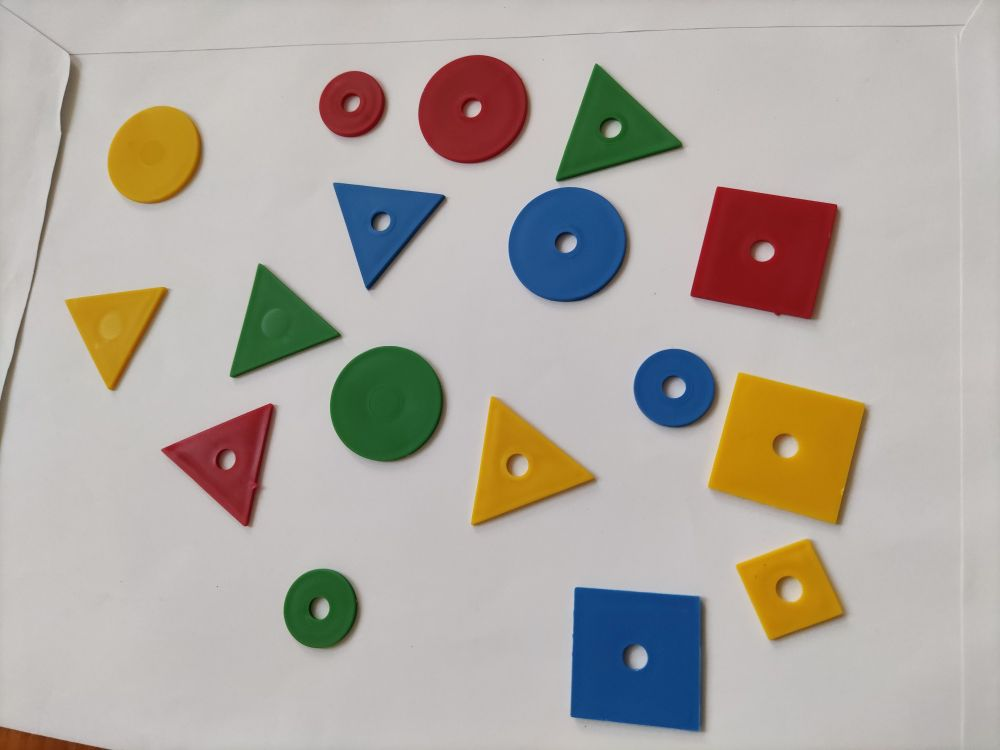
#> input picture fe3/digkep/KepfeldPeldatar2026osz/shapes/shapes_12.jpg, 1000 x 750 px
$ python 04_06_d_threshold_trackbar.py
#> lines starting #> are read from the running program, lines starting #| are printed output that depends on the picture; after the words box and inside, x2 and y2 are one past the last pixel; in counts of white or black regions, pixels touching at a corner belong together

import cv2
import numpy as np


def on_threshold_trackbar(pos):
    global im_thresh

    print('Global threshold at intensity value {}.'.format(pos))
    threshold, im_thresh = cv2.threshold(im_src, pos, 255, cv2.THRESH_BINARY_INV)
    cv2.imshow('Result', im_thresh)


im_src = cv2.imread('shapes/shapes_12.jpg', cv2.IMREAD_GRAYSCALE)
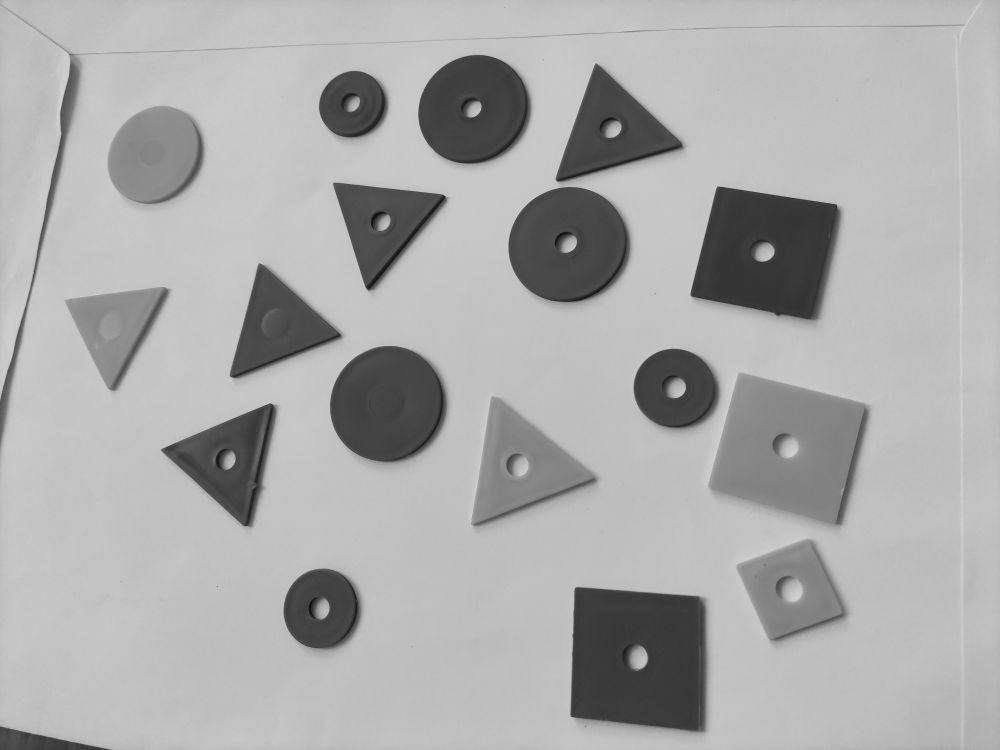
#> im_src: shape (750, 1000); min 11, max 218, mean 171.1
cv2.imshow('Source', im_src)

otsuThreshold, im_thresh = cv2.threshold(im_src, -1, 255, cv2.THRESH_BINARY + cv2.THRESH_OTSU)
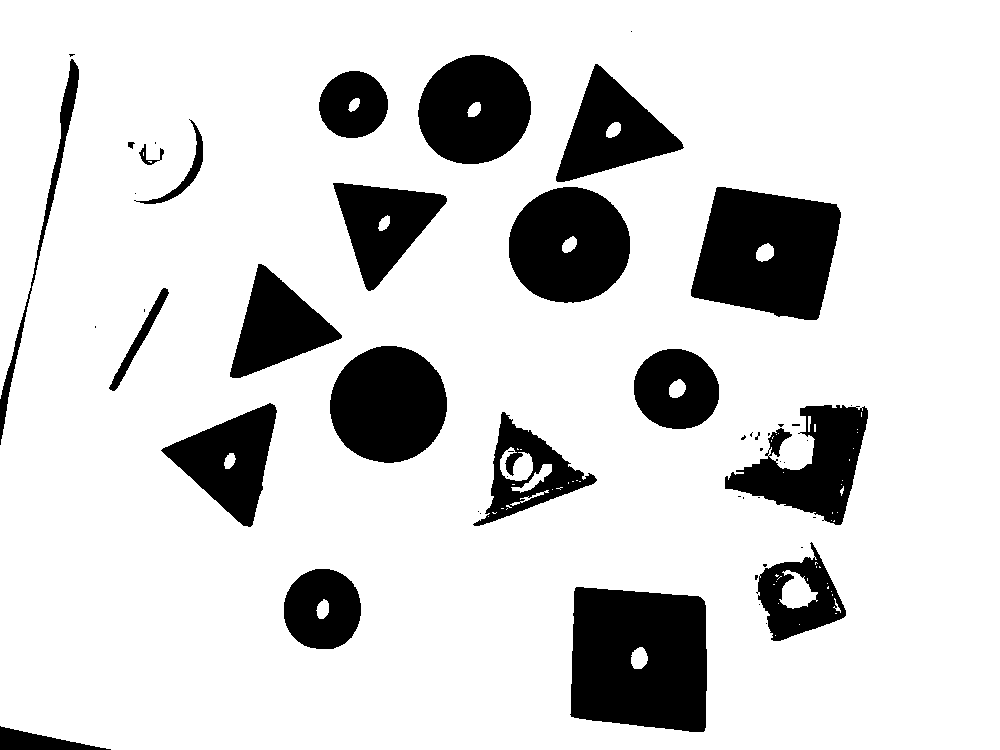
#> im_thresh: shape (750, 1000); 83.1% white; 51 black regions (30 under 20 px), largest, box (x1, y1, x2, y2) and area: (570, 587, 707, 732) 17585, (691, 187, 841, 320) 14813, (509, 187, 630, 303) 10886
#> otsuThreshold = 133
print('Detected Otsu threshold = {}'.format(otsuThreshold))
#| Detected Otsu threshold = 133.0
cv2.imshow('Result', im_thresh)

cv2.createTrackbar('threshold', 'Result', int(otsuThreshold), 255, on_threshold_trackbar)
cv2.waitKey(0)

cv2.destroyAllWindows()

$ run again, with fe3/digkep/KepfeldPeldatar2026osz/shapes/shapes_01.jpg copied over fe3/digkep/KepfeldPeldatar2026osz/shapes/shapes_12.jpg
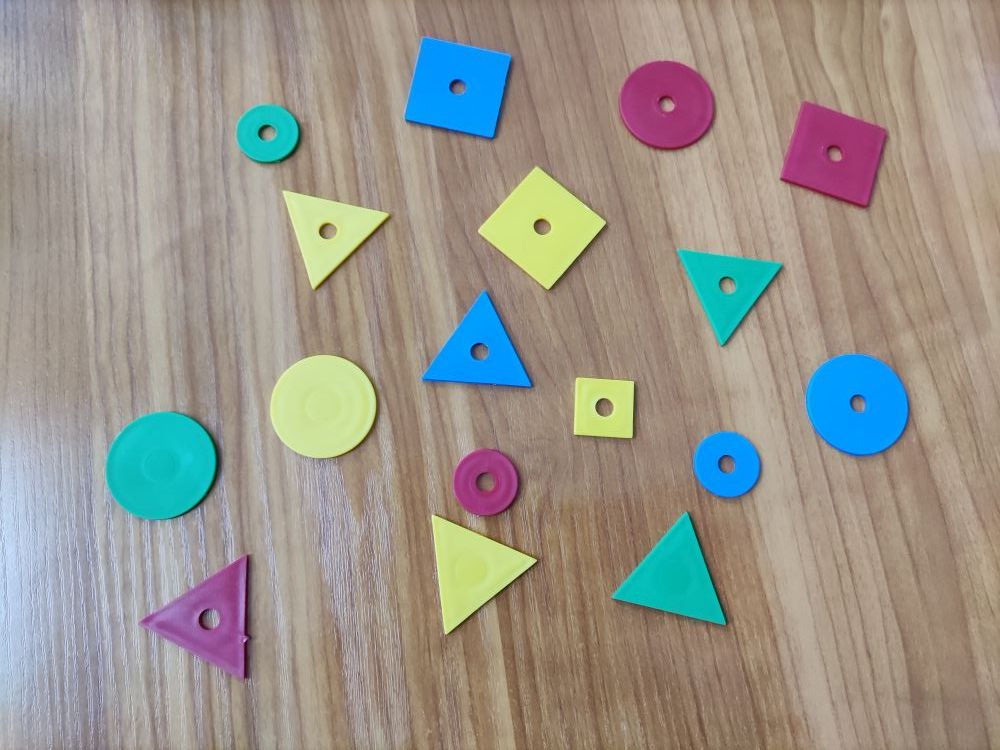
#> input picture fe3/digkep/KepfeldPeldatar2026osz/shapes/shapes_01.jpg, 1000 x 750 px
#> `im_src = cv2.imread('shapes/shapes_12.jpg', cv2.IMREAD_GRAYSCALE)`:
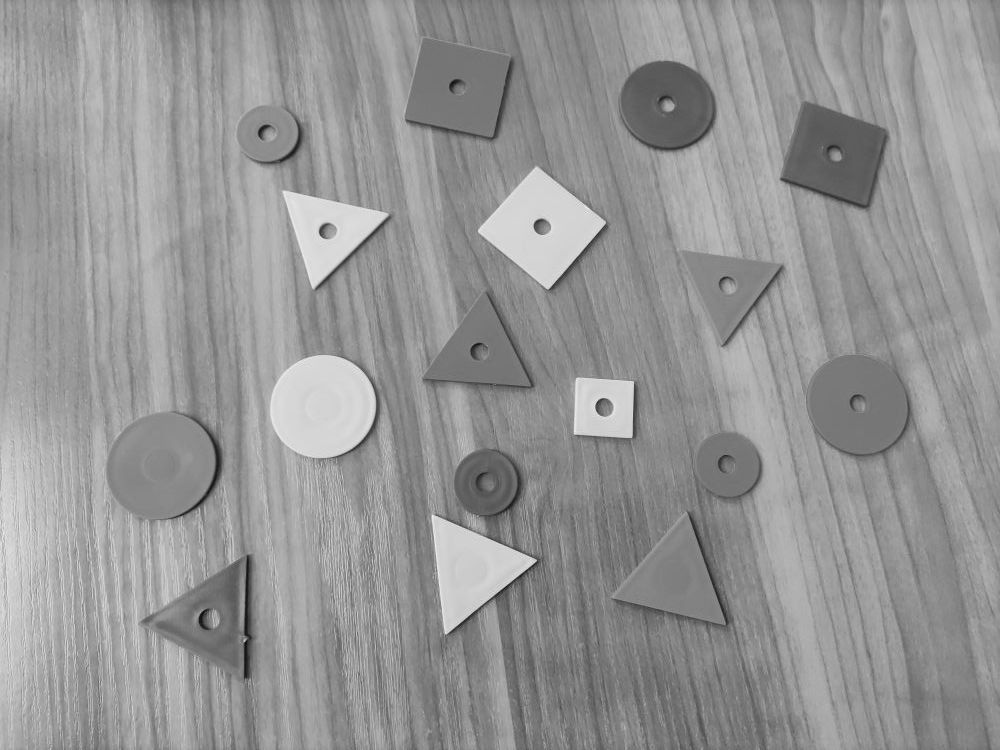
#> im_src: shape (750, 1000); min 8, max 247, mean 149.2
#> `otsuThreshold, im_thresh = cv2.threshold(im_src, -1, 255, cv2.THRESH_B..`:
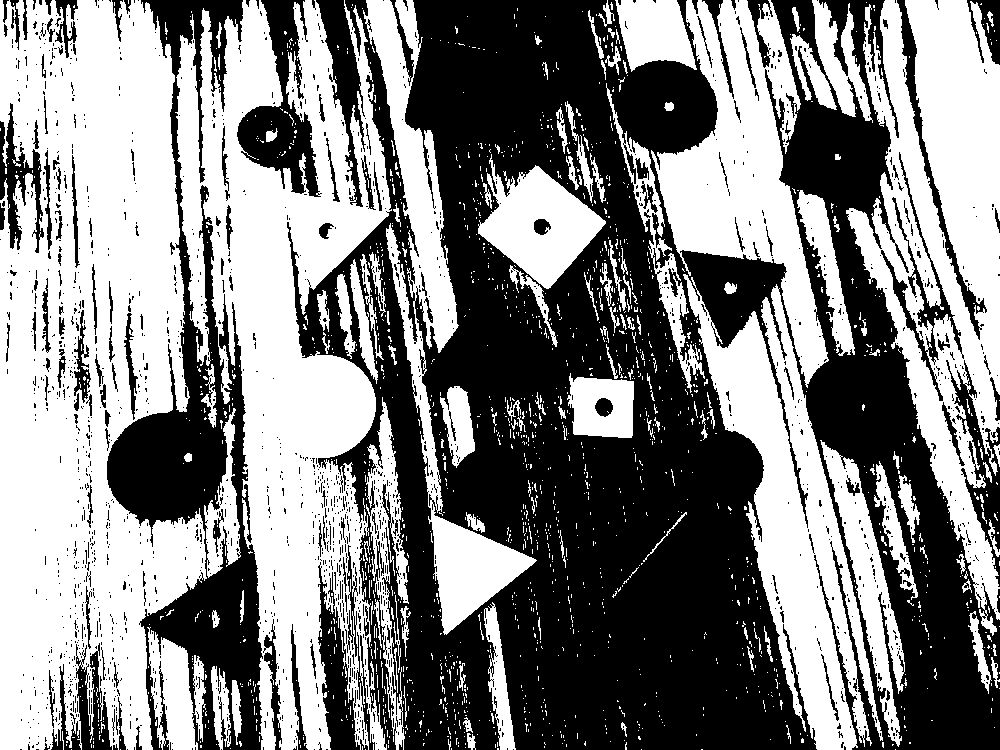
#> im_thresh: shape (750, 1000); 51.7% white; 1809 black regions (1653 under 20 px), largest, box (x1, y1, x2, y2) and area: (287, 0, 1000, 750) 276656, (107, 0, 263, 750) 36013, (237, 0, 322, 197) 6656
#> otsuThreshold = 148
#| Detected Otsu threshold = 148.0

$ run again, with fe3/digkep/KepfeldPeldatar2026osz/shapes/shapes_02.jpg copied over fe3/digkep/KepfeldPeldatar2026osz/shapes/shapes_12.jpg
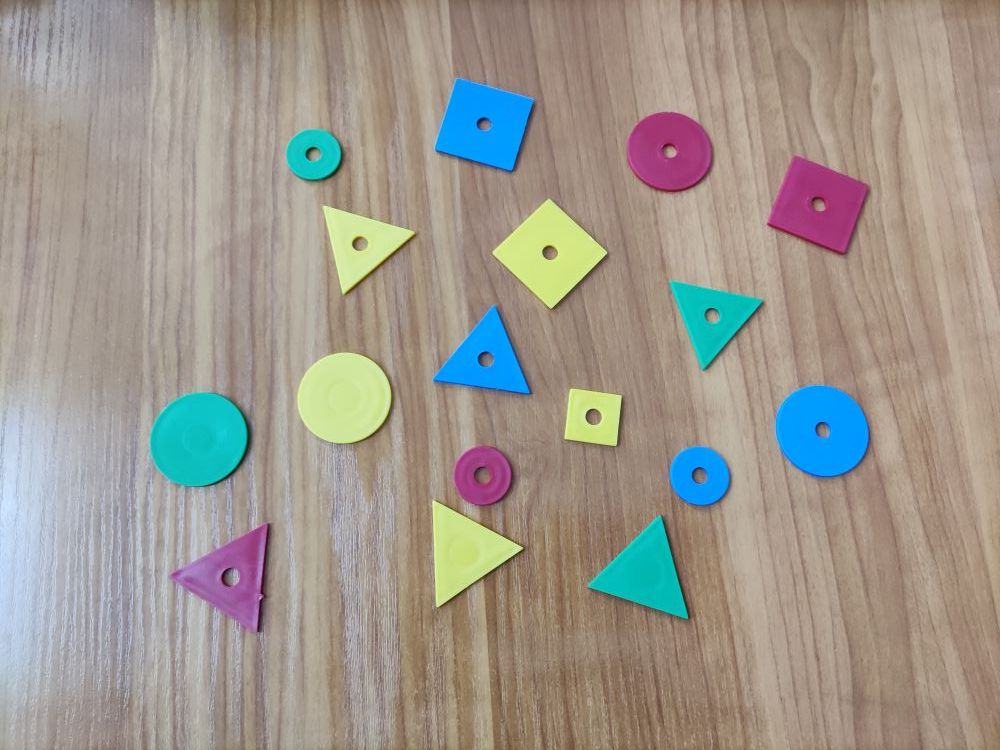
#> input picture fe3/digkep/KepfeldPeldatar2026osz/shapes/shapes_02.jpg, 1000 x 750 px
#> `im_src = cv2.imread('shapes/shapes_12.jpg', cv2.IMREAD_GRAYSCALE)`:
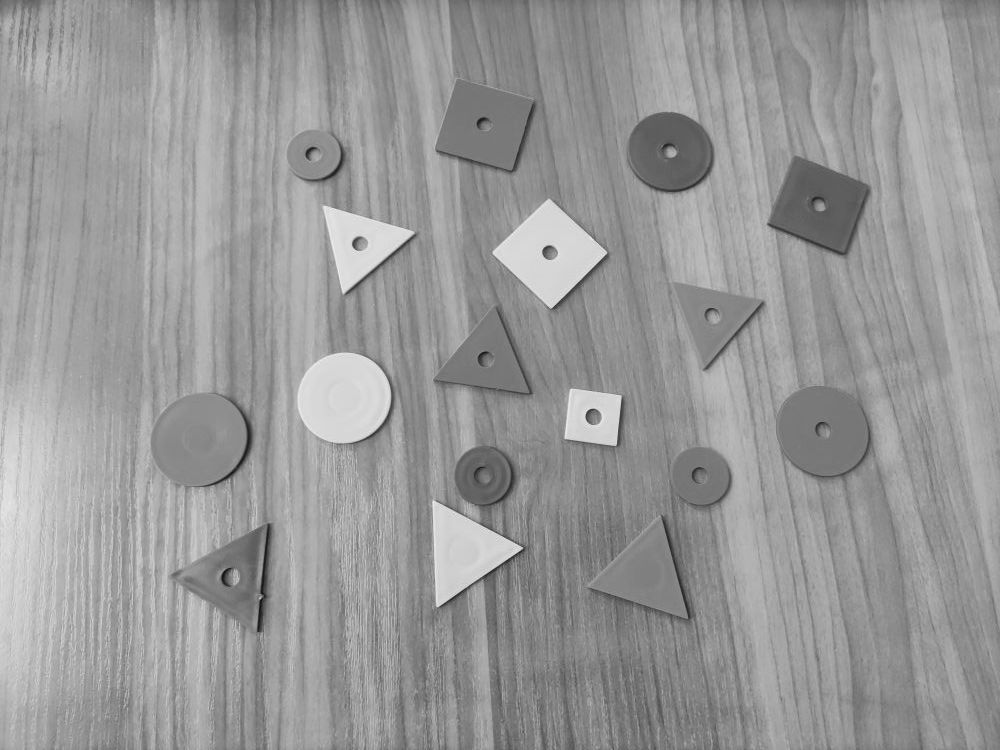
#> im_src: shape (750, 1000); min 12, max 248, mean 152.1
#> `otsuThreshold, im_thresh = cv2.threshold(im_src, -1, 255, cv2.THRESH_B..`:
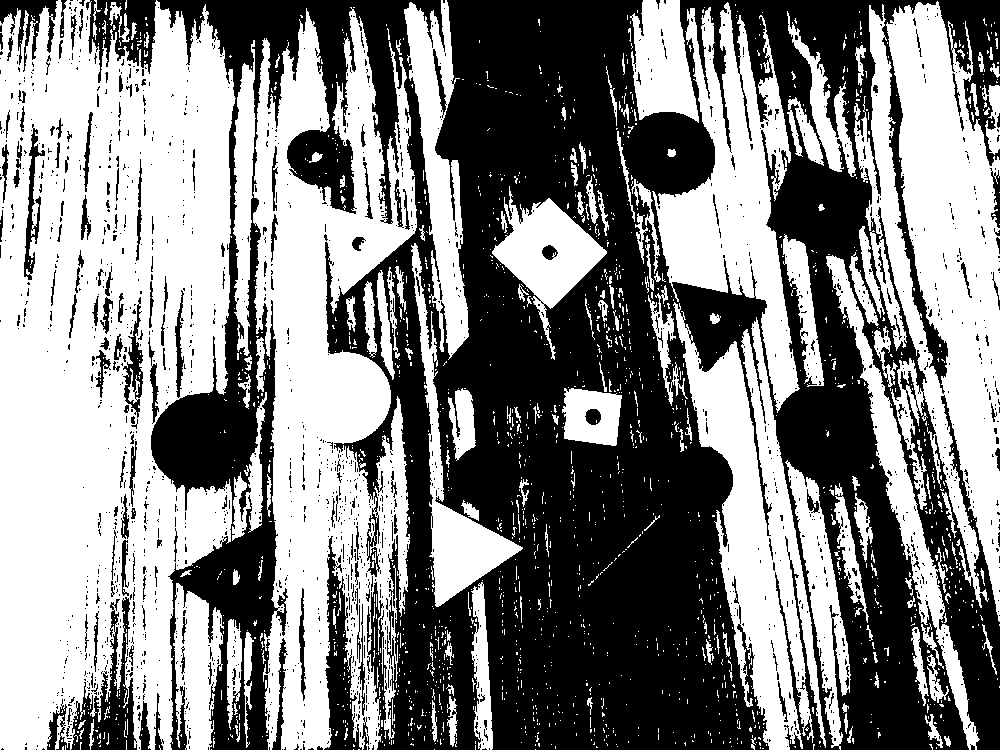
#> im_thresh: shape (750, 1000); 52.1% white; 1810 black regions (1626 under 20 px), largest, box (x1, y1, x2, y2) and area: (151, 0, 1000, 750) 326328, (71, 597, 137, 750) 3787, (324, 536, 362, 750) 3603
#> otsuThreshold = 151
#| Detected Otsu threshold = 151.0

$ run again, with fe3/digkep/KepfeldPeldatar2026osz/shapes/shapes_03.jpg copied over fe3/digkep/KepfeldPeldatar2026osz/shapes/shapes_12.jpg
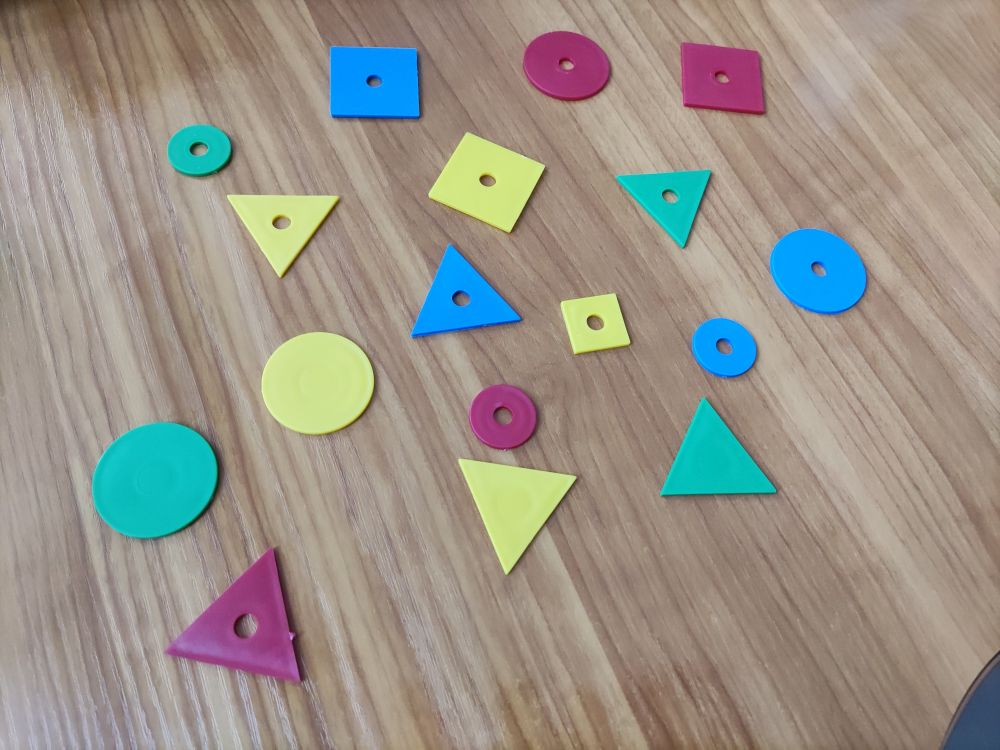
#> input picture fe3/digkep/KepfeldPeldatar2026osz/shapes/shapes_03.jpg, 1000 x 750 px
#> `im_src = cv2.imread('shapes/shapes_12.jpg', cv2.IMREAD_GRAYSCALE)`:
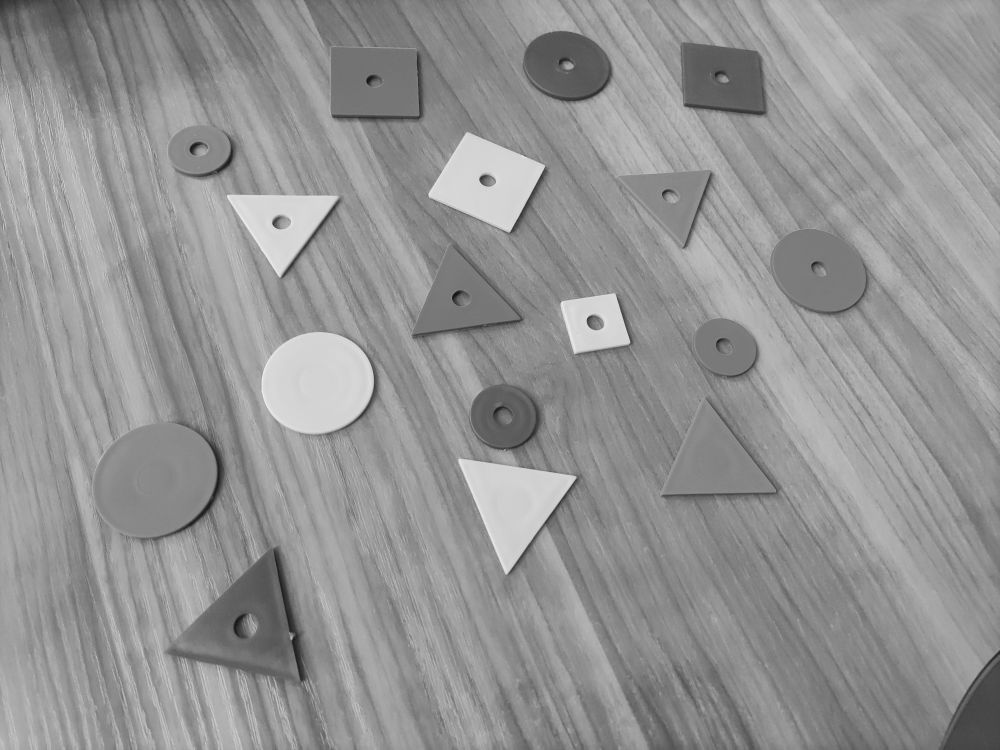
#> im_src: shape (750, 1000); min 15, max 243, mean 147.6
#> `otsuThreshold, im_thresh = cv2.threshold(im_src, -1, 255, cv2.THRESH_B..`:
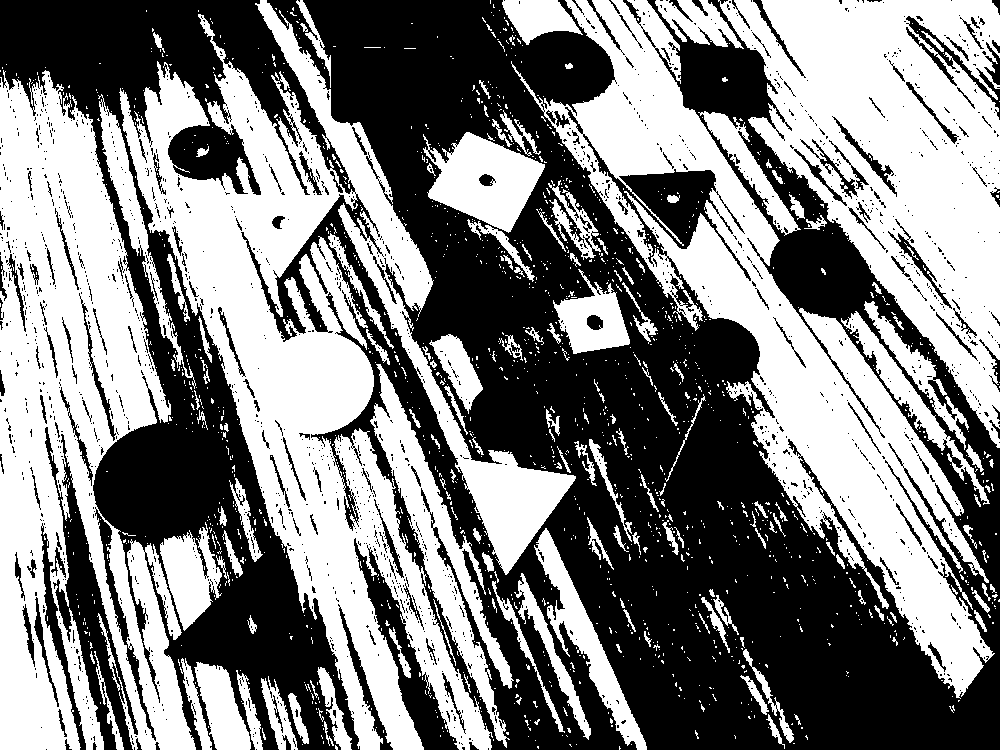
#> im_thresh: shape (750, 1000); 50.6% white; 1734 black regions (1578 under 20 px), largest, box (x1, y1, x2, y2) and area: (0, 0, 1000, 750) 333914, (45, 427, 138, 750) 7422, (354, 538, 459, 750) 4832
#> otsuThreshold = 147
#| Detected Otsu threshold = 147.0
